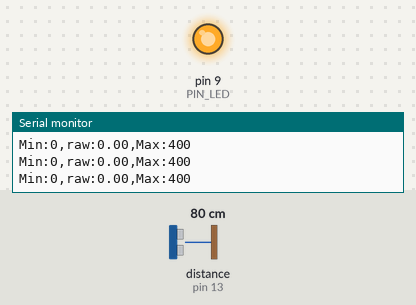
This sketch was run on a simulated Arduino Uno, built with avr-gcc and run on an emulated ATmega328P. On the bench: output pins drawn as LEDs (lit = HIGH), the last lines printed to the serial monitor. Wiring (inferred from the names in the program): ultrasonic range finder: trigger pin 12; echo pin 13. Inputs (shaded band) come from the test bench; at power-on: distance to the obstacle (sensor on pin 13) 80 cm. The echo pulse lasts 58.3 µs per cm; pins used as bus, display or sensor lines are not drawn.

Above: at 1.2 s.
1.3 s: distance to the obstacle (sensor on pin 13) set to 18 cm
At 4.2 s:
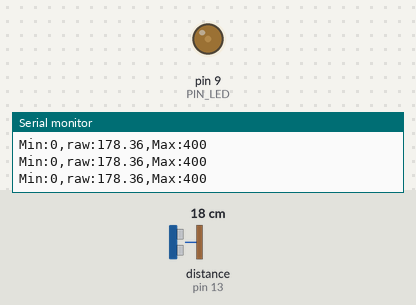
4.3 s: distance to the obstacle (sensor on pin 13) set to 2 cm
At 5.2 s:
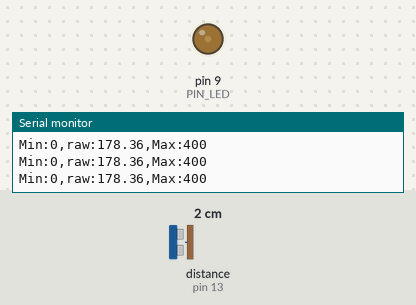
Timing chart, 0 to 7.3 s (numbered marks = the images above; inputs shaded):
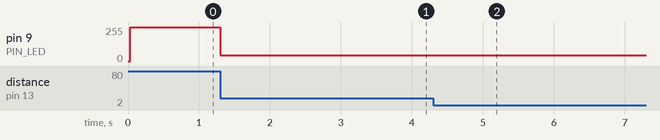

The sketch:

08P20.ino
```cpp
// Arduino pin assignment
#define PIN_LED 9
#define PIN_TRIG 12
#define PIN_ECHO 13

// configurable parameters
#define SND_VEL 346.0 // sound velocity at 24 celsius degree (unit: m/s)
#define INTERVAL 25 // sampling interval (unit: ms)
#define _DIST_MIN 100 // minimum distance to be measured (unit: mm)
#define _DIST_MAX 300 // maximum distance to be measured (unit: mm)

// global variables
float timeout; // unit: us
float dist_min, dist_max, dist_raw,dist_raw_past; // unit: mm
unsigned long last_sampling_time; // unit: ms
float scale; // used for pulse duration to distance conversion
float gap ;

void setup() {
// initialize GPIO pins
  pinMode(PIN_LED,OUTPUT);
  pinMode(PIN_TRIG,OUTPUT);
  digitalWrite(PIN_TRIG, LOW);
  pinMode(PIN_ECHO,INPUT);

// initialize USS related variables
  dist_min = _DIST_MIN;
  dist_max = _DIST_MAX;
  timeout = (INTERVAL / 2) * 1000.0; // precalculate pulseIn() timeout value. (unit: us)
  dist_raw = 0.0;// raw distance output from USS (unit: mm)
  dist_raw_past = 0,0 ;
  scale = 0.001 * 0.5 * SND_VEL;
  gap = 255/100;
// initialize serial port
  Serial.begin(57600);

// initialize last sampling time
  last_sampling_time = 0;
}

void loop() {
// wait until next sampling time.
// millis() returns the number of milliseconds since the program started. Will overflow after 50 days.
  if(millis() < last_sampling_time + INTERVAL) return;

// get a distance reading from the USS
  dist_raw = USS_measure(PIN_TRIG,PIN_ECHO);
  if(dist_raw == 0) {
    dist_raw = dist_raw_past ;
  }
// output the read value to the serial port
  Serial.print("Min:0,");
  Serial.print("raw:");
  Serial.print(dist_raw);
  Serial.print(",");
  Serial.println("Max:400");

// turn on the LED if the distance is between dist_min and dist_max
  if(dist_raw == 0 || dist_raw == dist_min||dist_raw == dist_max) {
    analogWrite(PIN_LED, 255);
  }
  else {
    float temp=0+abs(200-dist_raw)*gap ;
    analogWrite(PIN_LED, temp);
  }

  last_sampling_time += INTERVAL;
  dist_raw_past = dist_raw;
}

// get a distance reading from USS. return value is in millimeter.
float USS_measure(int TRIG, int ECHO)
{
  float reading;
  digitalWrite(TRIG, HIGH);
  delayMicroseconds(10);
  digitalWrite(TRIG, LOW);
  reading = pulseIn(ECHO, HIGH, timeout) * scale; // unit: mm
  if(reading < dist_min || reading > dist_max) reading = 0.0; // return 0 when out of range.
  return reading;
  // Pulse duration to distance conversion example (target distance = 17.3m)
  // - round trip distance: 34.6m
  // - expected pulse duration: 0.1 sec, or 100,000us
  // - pulseIn(ECHO, HIGH, timeout) * 0.001 * 0.5 * SND_VEL
  //           = 100,000 micro*sec * 0.001 milli/micro * 0.5 * 346 meter/sec
  //           = 100,000 * 0.001 * 0.5 * 346 * micro * sec * milli * meter
  //                                           ----------------------------
  //                                           micro * sec
  //           = 100 * 173 milli*meter = 17,300 mm = 17.3m
  // pulseIn() returns microseconds.
}
```

Measured:
- after the input at 1.3 s, pin 9 (PIN_LED): goes 42/255 0.02 s, 43/255 0.05 s, 22 × (42/255 0.03 s, 43/255 0.10 s), 42/255 0.02 s, then 43/255, starting at once
- after the input at 4.3 s, pin 9 (PIN_LED): stops changing and stays 43/255
